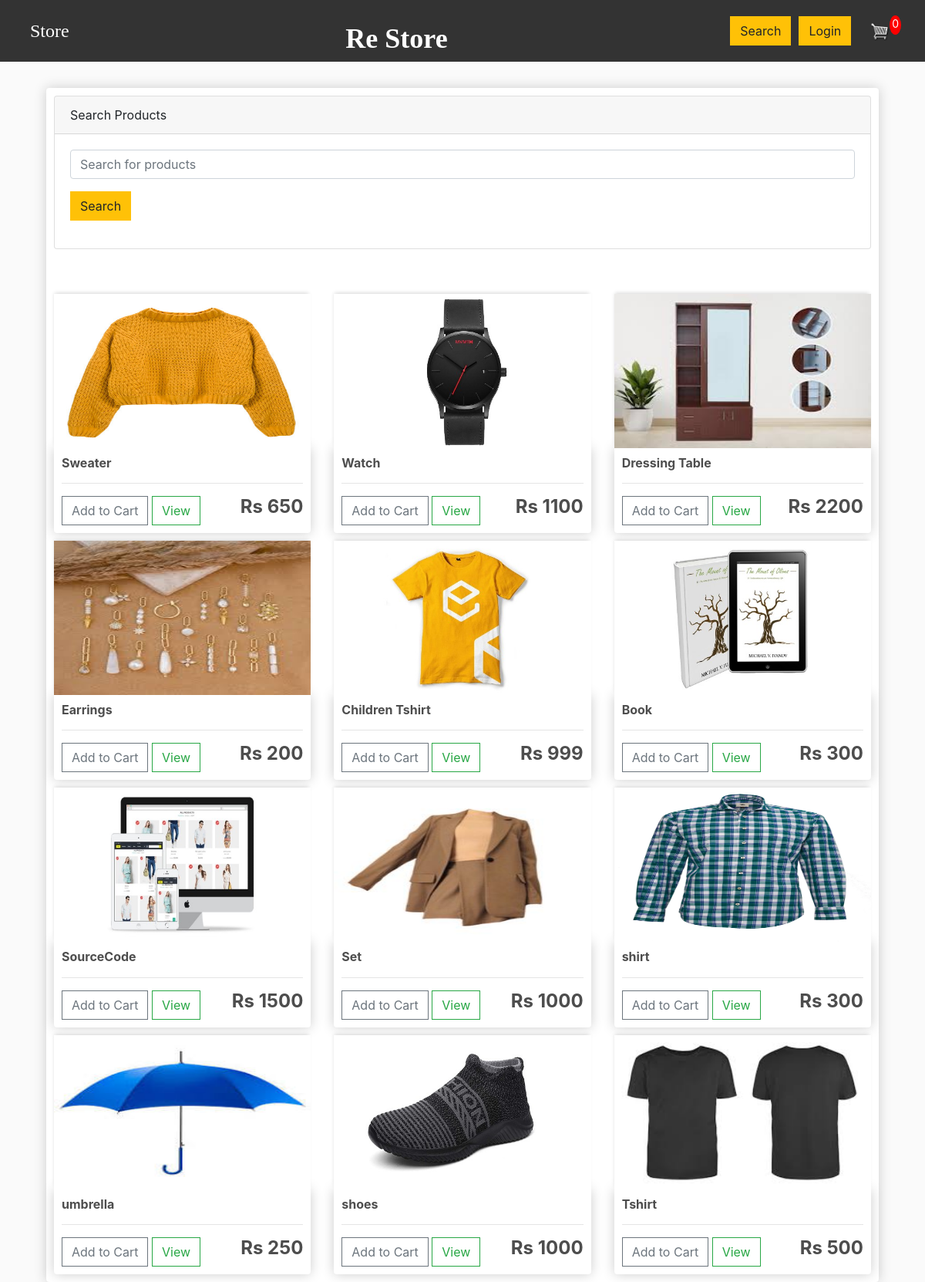
Screenshot of /search with the database file from the repository.
### Store/models.py (models this page shows, shortened)
class Product(models.Model):
	name = models.CharField(max_length=200)
	price = models.DecimalField(max_digits=7, decimal_places=0)  # Store prices with 0 decimal places
	digital = models.BooleanField(default=False,null=True, blank=True)
	image = models.ImageField(null=True, blank=True)
	@property
	def imageURL(self):
		try:
			url = self.image.url
		except:
			url = ''
		return url

### Store/views.py (the view)
# urls.py: path('search',views.search,name="search"),
def search(request):
    data = cartData(request)
    cartItems = data['cartItems']
    query = request.POST.get('searched', '').lower()  # Get the search query and make it case-insensitive
    products = Product.objects.all()  # Get all products from the database
    if query:
        searched = []
        for product in products:
            if query in product.name.lower():  # Check if the search term is in the product name (case-insensitive)
                searched.append(product)
    else:
        searched = products  # If no search term is entered, show all products
    return render(request, 'store/search.html', {'searched': searched, 'cartItems': cartItems})

### Store/utils.py (called while the page is built, shortened)
def cookieCart(request):
    try:
        cart = json.loads(request.COOKIES['cart'])
    except:
        cart = {}
        print('CART:', cart)
    items = []
    order = {'get_cart_total': 0, 'get_cart_items': 0, 'shipping': False}
    cartItems = order['get_cart_items']
    return {'cartItems': cartItems, 'order': order, 'items': items}

def cartData(request):
    if request.user.is_authenticated:
        customer = request.user.customer
        order, created = Order.objects.get_or_create(customer=customer, complete=False)
        items = order.orderitem_set.all()
        cartItems = order.get_cart_items
    else:
        cookieData = cookieCart(request)
        cartItems = cookieData['cartItems']
        order = cookieData['order']
        items = cookieData['items']
    return {'cartItems': cartItems, 'order': order, 'items': items}

### Store/templates/store/search.html (shortened to what this page needs)
{% extends 'store/main.html' %}
{% load static %}
{% block content %}
    <div class="container mt-4">
        <div class="row">
            <div class="col-lg-12">
                <div class="box-element">
                    <div class="card">
                        <div class="card-header">
                            Search Products
                        </div>
                        <div class="card-body">
                            <form method="POST" action="{% url 'search' %}">
                                <div class="mb-3">
                                    <input type="text" class="form-control" id="exampleFormControlInput1" placeholder="Search for products" name="searched">
                                </div>
                                <button type="submit" class="btn btn-warning">
                                    Search
                                </button>
                            </form>
                        </div>
                    </div>
                    <br><br/>
                    {% if searched %}
                        <div class="row">
                            {% for product in searched %}
                                <div class="col-lg-4">
                                    <img class="thumbnail img-fluid" src="{{ product.imageURL }}" alt="{{ product.name }}">
                                    <div class="box-element product">
                                        <h6><strong>{{ product.name }}</strong></h6>
                                        <hr>
                                        <button data-product="{{ product.id }}" data-action="add" class="btn btn-outline-secondary add-btn update-cart">Add to Cart</button>
                                        <a class="btn btn-outline-success" href="#">View</a>
                                        <h4 style="display: inline-block; float: right"><strong>Rs {{ product.price }}</strong></h4>
                                    </div>
                                </div>
                            {% endfor %}
                        </div>
                    {% endif %}
                </div>
            </div>
        </div>
    </div>
{% endblock content %}

### Store/static/css/main.css (style rules this page uses)
body { background-color: hsl(0, 0%, 98%); }
h1,h2,h3,h4,h5,h6 { color:hsl(0, 0%, 30%); }
.box-element { box-shadow:hsl(0, 0%, 80%) 0 0 16px; background-color: #fff; border-radius: 4px; padding: 10px; }
.thumbnail { width: 100%; height: 200px; -webkit-box-shadow: -1px -3px 5px -2px rgba(214,214,214,1); -moz-box-shadow: -1px -3px 5px -2px rgba(214,214,214,1); box-shadow: -1px -3px 5px -2px rgba(214,214,214,1); }
.product { border-radius: 0 0 4px 4px; }
.col-lg-4, .col-lg-6, .col-lg-8, .col-lg-12 { margin-top: 10px; }
.btn { border-radius: 0; }

### rows the page displays
Product: imageURL (picture), name "Sweater", price "650"
Product: imageURL (picture), name "Watch", price "1100"
Product: imageURL (picture), name "Dressing Table", price "2200"
Product: imageURL (picture), name "Earrings", price "200"
Product: imageURL (picture), name "Children Tshirt", price "999"
Product: imageURL (picture), name "Book", price "300"
Product: imageURL (picture), name "SourceCode", price "1500"
Product: imageURL (picture), name "Set", price "1000"
Product: imageURL (picture), name "shirt", price "300"
Product: imageURL (picture), name "umbrella", price "250"
Product: imageURL (picture), name "shoes", price "1000"
Product: imageURL (picture), name "Tshirt", price "500"

### other values shown
{{ cartItems }} "0"
